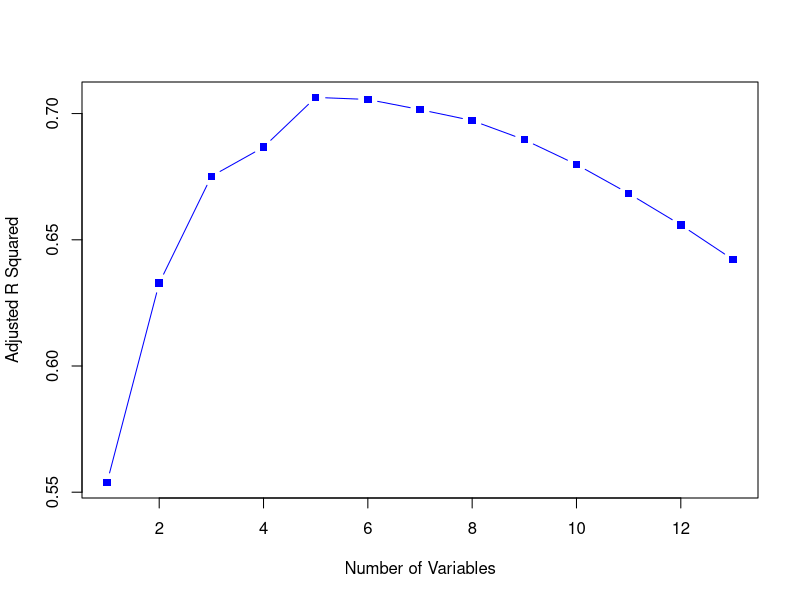
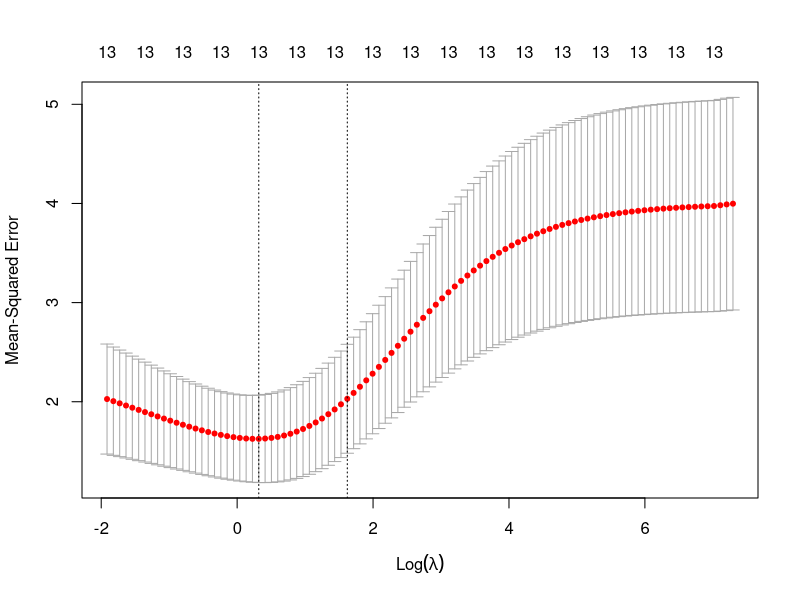

These charts were generated, in order, by the following R code: (Note: this script raises an error after producing the figures.)
highway = read.csv("highway.csv")

## Best Subsets selection

library(leaps)
best_subset = regsubsets(Rate~., data = highway, nvmax = 13)
summary(best_subset)

reg.summary = summary(best_subset)
reg.summary$adjr2
plot(reg.summary$adjr2, xlab="Number of Variables", ylab="Adjusted R Squared", type="b", col="blue", pch=15)


coef(best_subset, 5)
fit.best=lm(Rate~Len+Slim+Sigs+Acpt+Pa, data = highway)
summary(fit.best)

## Ridge Regression
library(glmnet)
x = model.matrix(Rate~., data = highway)[,-1]
y = highway$Rate

set.seed(42)
ridge_model = cv.glmnet(x,y,alpha = 0)
plot(ridge_model)

bestlamda_ridge = ridge_model$lamba.min
bestlamda_ridge

log(bestlamda_ridge)

predict(ridge_model, type= "coefficients", S = bestlamda_ridge)[1:13,]

ridge_fit = lm(Rate~., data = highway)
summary(ridge_fit)

## Lasso
set.seed(42)
lasso_model = cv.glmnet(x,y, alpha=1)
plot(lasso_model)

bestlamda_lasso = lasso_model$lambda.min
bestlamda_lasso

predict(lasso_model, type="coefficient",s=bestlamda_lasso)[1:13,]

## 5 features selected Len, Trks, Sigs, Acpt, Slim

lasso_fit = lm(Rate~Len+Trks+Slim+Sigs+Acpt, data = highway)
## Only put the features selected in the linear model
summary(lasso_fit)

## CV for MSE
library(boot)
set.seed(42)
ridge = glm(Rate~., data = highway)
cv.mse.ridge = cv.glm(highway, ridge, K=10)$delta[1]
## 3.802

set.seed(42)
lasso = glm(Rate~Len+Trks+Slim+Sigs+Acpt, data = highway)
cv.mse.lasso = cv.glm(highway, lasso, K=10)$delta[1]
## 1.708

## Problem 2


# Read the dataset
gas <- read.csv("gasconsumption.csv")

# Set up the plotting area to display 3 plots in one window
par(mfrow = c(1, 3))

# Scatter plot of GPM vs WT
plot(gas$WT, gas$GPM, 
     main = "GPM vs WT", 
     xlab = "Weight (WT in 1000 lbs)", 
     ylab = "Gas Consumption (GPM)", 
     pch = 19, col = "blue")
abline(lm(GPM ~ WT, data = gas), col = "red")  # Add regression line

# Scatter plot of GPM vs DIS
plot(gas$DIS, gas$GPM, 
     main = "GPM vs DIS", 
     xlab = "Engine Displacement (DIS in cubic inches)", 
     ylab = "Gas Consumption (GPM)", 
     pch = 19, col = "blue")
abline(lm(GPM ~ DIS, data = gas), col = "red")  # Add regression line

# Scatter plot of GPM vs NC
plot(gas$NC, gas$GPM, 
     main = "GPM vs NC", 
     xlab = "Number of Cylinders (NC)", 
     ylab = "Gas Consumption (GPM)", 
     pch = 19, col = "blue")
abline(lm(GPM ~ NC, data = gas), col = "red")  # Add regression line

# Reset the plotting layout
par(mfrow = c(1, 1))




gas = read.csv("gasconsumption.csv")

fit1 = lm(GPM~., data = gas)
summary(fit1)

# Read the dataset
gas <- read.csv("gasconsumption.csv")

# Fit multiple linear regression model
model <- lm(GPM ~ WT + DIS + NC, data = gas)

# Print summary of the model
summary(model)


#the dot next to NC means it is not signifcant at 5% but is is signifcant at 10%
#reject the null hypothesis that all 3 variables are = to 0

library(boot)

boot_function = function(data, index) {
  model1 = lm(GPM~., data = data, subset = index)
  return(coef(model1)["NC"])
}

boot_output = boot(gas, boot_function, R=5000)
hist(boot_output$t,50)
sd(boot_output$t)

c(quantile(boot_output$t,0.05),quantile(boot_output$t,0.95))

c(quantile(boot_output$t,0.025),quantile(boot_output$t,0.975))
#beta 3 is not significant at 
